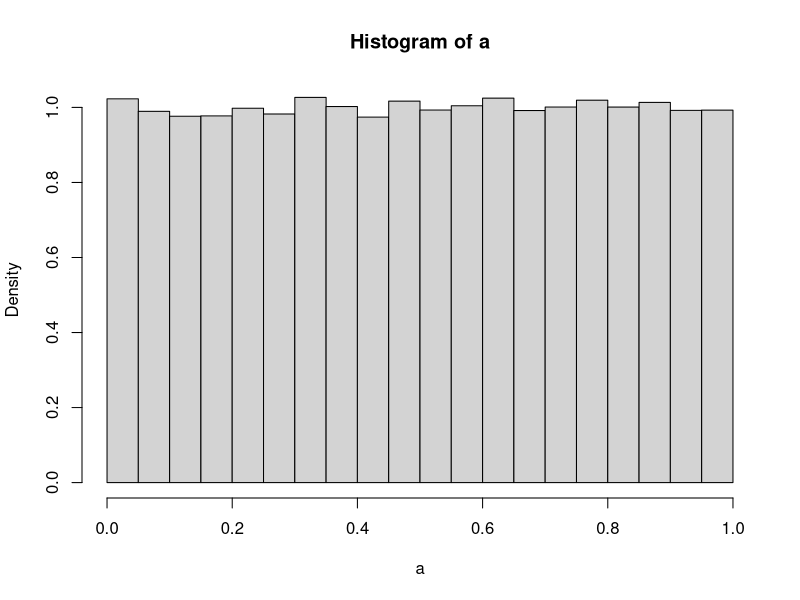

The R script that drew this image:
#----------------------
#1: Código del generador lineal congruencial
#----------------------
#X0: semilla
#A: multiplicador
#c: constante aditiva
#m: mod
#n: tamaño del vector de números aleatorios generados
glc <- function(X0, A, c, m, n) {
  v <- c()
  v[1] <- X0
  for (i in 2:n){
    v[i] <- (A*v[i-1]+c)%%m
  }
  return(v)
}
#----------------------
#2: Conjunto de números para c = 0
#----------------------
glc(15, 2, 0, 7, 5)

#Resultado:
#glc(15, 2, 0, 7, 5) -> 15  2  4  1  2
#glc(15, 2, 1, 7, 5) -> 15  3  0  1  3
#glc(15, 2, 2, 7, 5) -> 15  4  3  1  4

#----------------------
#3: Generar números uniformemente distribuidos en [0,1]
#----------------------
glc_uniform <- function(X0, A, c, m, n) {
  v <- c()
  v[1] <- X0
  for (i in 2:n){
    v[i] <- (A*v[i-1]+c)%%m
  }
  v <- v / max(v) #uniformemente distribuidos
  return(v)
}
multiplier = 1103515245
increment = 12345
mod = (2^31) - 1
glc_uniform(1, multiplier, increment, mod, 5)
#7.321510e-10 8.079489e-01 6.914911e-01 1.000000e+00 7.039470e-01

#----------------------
#4: Proponiendo una semilla
#----------------------
seed <- function() {
  time = as.numeric(Sys.time()) * 1000
  timeVector = strsplit(as.character(time), "")[[1]]
  a = length(timeVector) - 6
  b = length(timeVector) - 3
  div = timeVector[a:b]
  s = 0
  counter = 4
  for (i in div) {
    inc = 0
    if (counter == 4) {
      inc = 1000
    } else if (counter == 3) {
      inc = 100
    } else if (counter == 2) {
      inc = 10
    } else {
      inc = 1
    }
    s = s + (as.numeric(i) * inc)
    counter = counter - 1
  }
  return (s)
}
glc_uniform(seed(), multiplier, increment, mod, 5)
#4.391177e-06 7.248305e-01 7.832377e-01 3.294699e-01 1.000000e+00

#----------------------
#5: Discusión del histograma
#----------------------
a <- glc_uniform(seed(), multiplier, increment, mod, 500000)
hist(a, probability = TRUE)

#----------------------
#6: Gráficas con valores variados de m y a
#----------------------
a1 <- glc(1, 48271, 0, (2 ^ 31) - 1, 1000)
a2 <- glc(1, 48271, 0, (2 ^ 19) - 1, 1000)
a3 <- glc(1, 48271, 0, (2 ^ 17) - 1, 1000)
a4 <- glc(2, 48271, 0, (2 ^ 31) - 1, 1000)
a5 <- glc(2, 48271, 0, (2 ^ 19) - 1, 1000)
a6 <- glc(2, 48271, 0, (2 ^ 17) - 1, 1000)
a7 <- glc(5, 48271, 0, (2 ^ 31) - 1, 1000)
a8 <- glc(5, 48271, 0, (2 ^ 19) - 1, 1000)
a9 <- glc(5, 48271, 0, (2 ^ 17) - 1, 1000)


#8:
circle = function(x) {
  return (sqrt(1 - (x * x)))
}
monte_carlo = function(G, a, b, M) {
  s = 0
  for (i in 1:M) {
    s = s + G(a + (b - a) * runif(1, 0, 1))
  }
  return ((4/M) * s)
}
monte_carlo_glc = function(G, a, b, M) {
  s = 0
  for (i in 1:M) {
    s = s + G(a + (b - a) * glc_uniform(seed(), multiplier, increment, mod, 50)[2])
  }
  return ((4/M) * s)
}
pi_mc = monte_carlo(circle, -1, 1, 10)
pi_glc = monte_carlo_glc(circle, -1, 1, 10)

times <- function(M) {
  start <- Sys.time()
  pi_mc = monte_carlo(circle, -1, 1, M)
  end <- Sys.time()
  sprintf("Monte Carlo: pi: %d, time: %d", pi_mc, end - start)
  start <- Sys.time()
  pi_mc = monte_carlo_glc(circle, -1, 1, M)
  end <- Sys.time()
  sprintf("Monte Carlo: pi: %d, time: %d", pi_mc, end - start)
}

timesMC <- function(M) {
  start <- Sys.time()
  pi_mc = monte_carlo(circle, -1, 1, M)
  end <- Sys.time()
  sprintf("Monte Carlo: pi: %f, time: %f", pi_mc, end - start)
}

timesMCGLC <- function(M) {
  start <- Sys.time()
  pi_mc = monte_carlo_glc(circle, -1, 1, M)
  end <- Sys.time()
  sprintf("Monte Carlo GLC: pi: %f, time: %f", pi_mc, end - start)
}

times <- function(M) {
  timesMC(M)
  timesMCGLC(M)
}

times <- function(M) {
  start <- Sys.time()
  pi_mc = monte_carlo(circle, -1, 1, M)
  end <- Sys.time()
  mc <- c(pi_mc, as.numeric(end-start))
  print("Monte Carlo: ")
  print(mc)
  start <- Sys.time()
  pi_mc = monte_carlo_glc(circle, -1, 1, M)
  end <- Sys.time()
  mc <- c(pi_mc, as.numeric(end-start))
  print("Monte Carlo GLC: ")
  print(mc)
}
